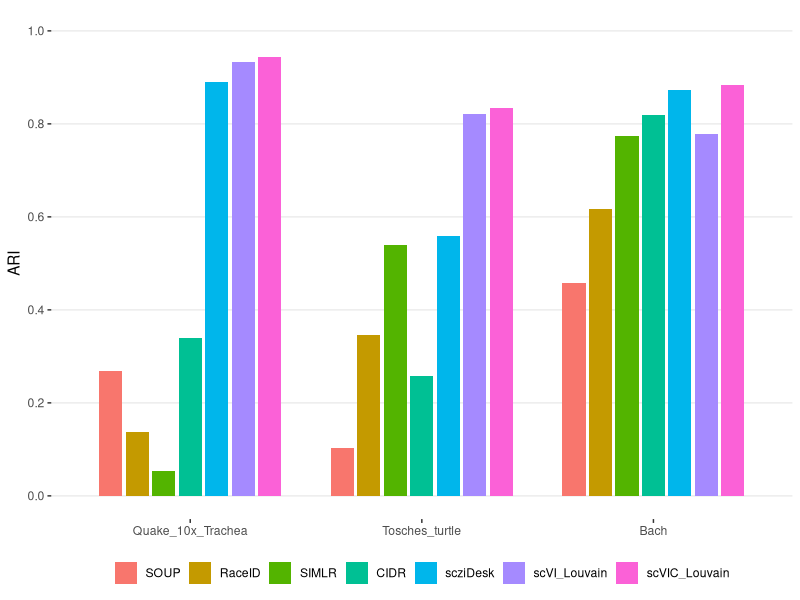
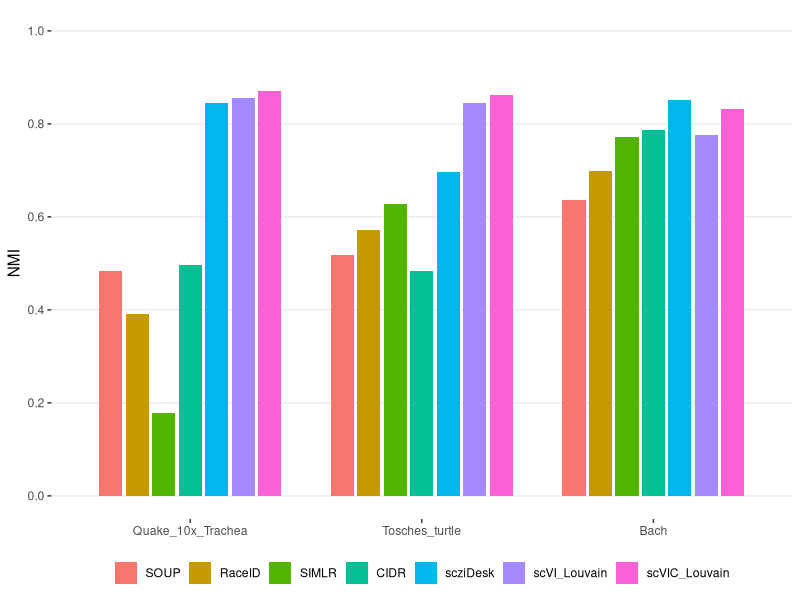

These figures' R source, in order:
ari_data_frame <- data.frame(Method = rep(c("scVIC_Louvain", "scVI_Louvain", "scziDesk", "CIDR", "RaceID", "SIMLR", "SOUP"), each=3),
                  Dataset = rep(c("Quake_10x_Trachea", "Tosches_turtle", "Bach"),time=7),
                  ARI = c(0.94379, 0.83464, 0.88382, 0.93214, 0.82207, 0.77912, 0.89084, 0.55807, 0.87302, 0.34009, 0.25858, 0.81942, 0.13811, 0.34514, 0.61745, 0.05246, 0.53846, 0.77467, 0.26950 , 0.10349, 0.45668))
ari_data_frame$Dataset = factor(ari_data_frame$Dataset, levels = c("Quake_10x_Trachea", "Tosches_turtle", "Bach"))
ari_data_frame$Method = factor(ari_data_frame$Method, levels = c("SOUP", "RaceID", "SIMLR", "CIDR", "scziDesk", "scVI_Louvain", "scVIC_Louvain"))
nmi_data_frame <- data.frame(Method = rep(c("scVIC_Louvain", "scVI_Louvain", "scziDesk", "CIDR", "RaceID", "SIMLR", "SOUP"), each=3),
                             Dataset = rep(c("Quake_10x_Trachea", "Tosches_turtle", "Bach"),time=7),
                             NMI = c(0.87011, 0.86106, 0.83205, 0.85656, 0.84559, 0.77557, 0.84577, 0.69647, 0.85056, 0.49663, 0.48253, 0.78721, 0.39063, 0.57116, 0.69790, 0.17801, 0.62735, 0.77271, 0.48341,  0.51842, 0.63582))
nmi_data_frame$Dataset = factor(nmi_data_frame$Dataset, levels = c("Quake_10x_Trachea", "Tosches_turtle", "Bach"))
nmi_data_frame$Method = factor(nmi_data_frame$Method, levels = c("SOUP", "RaceID", "SIMLR", "CIDR", "scziDesk", "scVI_Louvain", "scVIC_Louvain"))
library(ggplot2)
theme_set(theme_bw())
######## bar plot ###### 
pdf("/Users/Healthy/Desktop/Now/scVIC/figs and charts/biological datasets/ARI_barplot.pdf", width=7, height=4)
ggplot(data = ari_data_frame, aes(x = Dataset, y = ARI, fill=Method)) + 
  geom_bar(stat="identity", position=position_dodge(0.8), width=0.7) + 
  scale_y_continuous(limits=c(0, 1), breaks=c(0.0, 0.2, 0.4, 0.6, 0.8, 1.0)) +
  theme(legend.position="bottom", legend.title = , panel.border = element_blank(), panel.grid.major.x = element_blank(), panel.grid.minor = element_blank()) +
  guides(fill = guide_legend(nrow = 1)) + labs(x=NULL, fill=NULL)
dev.off()

pdf("/Users/Healthy/Desktop/Now/scVIC/figs and charts/biological datasets/NMI_barplot.pdf", width=7, height=4)
ggplot(data = nmi_data_frame, aes(x = Dataset, y = NMI, fill=Method)) + 
  geom_bar(stat="identity", position=position_dodge(0.8), width=0.7) + 
  scale_y_continuous(limits=c(0, 1), breaks=c(0.0, 0.2, 0.4, 0.6, 0.8, 1.0)) +
  theme(legend.position="bottom", legend.title = , panel.border = element_blank(), panel.grid.major.x = element_blank(), panel.grid.minor = element_blank()) +
  guides(fill = guide_legend(nrow = 1)) + labs(x=NULL, fill=NULL)
dev.off()
